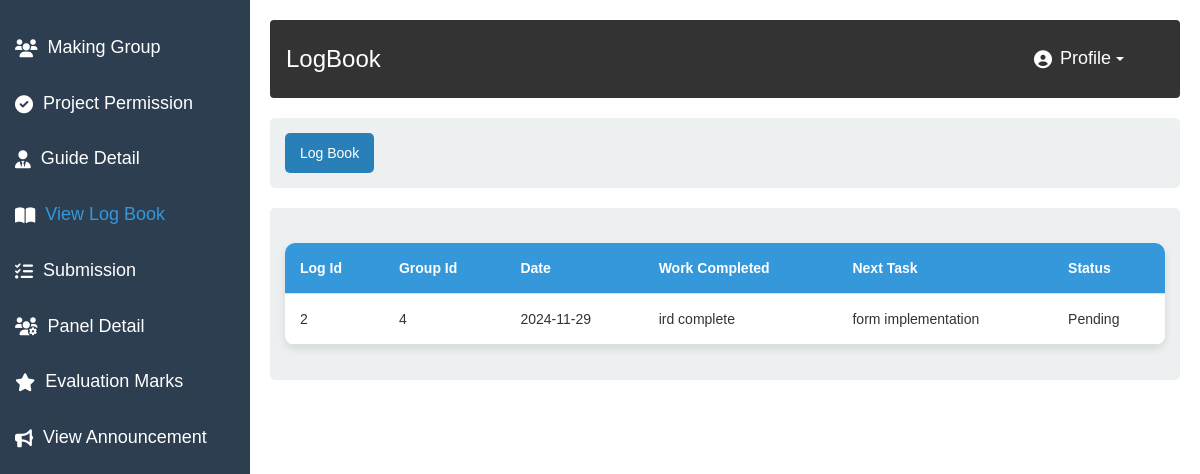
/StudentLogBook.php (signed in), run on the app's committed database.
### tables this page shows
CREATE TABLE `logbook` (
  `id` int(11) NOT NULL,
  `groupid` int(11) DEFAULT NULL,
  `Date` date DEFAULT NULL,
  `WorkComplated` varchar(500) DEFAULT NULL,
  `NextTask` varchar(500) DEFAULT NULL,
  `Status` varchar(100) NOT NULL
);

### StudentLogBook.php (the view, shortened to what this page needs)
<?php
include 'connection.php';
?>
<!DOCTYPE html>
<html lang="en">
    <head>
        <link rel="stylesheet" href="https://maxcdn.bootstrapcdn.com/bootstrap/3.4.1/css/bootstrap.min.css">
        <link rel="stylesheet" href="https://maxcdn.bootstrapcdn.com/bootstrap/3.4.1/css/bootstrap.min.css">
        <link rel="stylesheet" href="https://maxcdn.bootstrapcdn.com/bootstrap/3.4.1/css/bootstrap.min.css">
        <link href="style.css" rel="stylesheet" type="text/css"/>
        <link rel="stylesheet" href="https://cdnjs.cloudflare.com/ajax/libs/font-awesome/6.0.0-beta3/css/all.min.css">
    </head>
    <body>
        <div class="sidebar">
            <a href="StudentMakeGroup.php">
                <i class="fa fa-users"></i>
                <p>Making Group</p>
            </a>
            <a href="StudentProPermission.php">
                <i class="fa fa-check-circle"></i>
                <p>Project Permission</p>
            </a>
            <a href="StudentGuideDetail.php">
                <i class="fa fa-user-tie"></i>
                <p>Guide Detail</p>
            </a>
            <a href="StudentLogBook.php">
                <i class="fa fa-book-open"></i>
                <p class="addsf">View Log Book</p>
            </a>
            <a href="SudentTask.php">
                <i class="fa fa-tasks"></i>
                <p>Submission</p>
            </a>
            <a href="SudentPanelDetail.php">
                <i class="fa fa-users-cog"></i>
                <p>Panel Detail</p>
            </a>
            <a href="StudentEvaluationMark.php">
                <i class="fa fa-star"></i>
                <p>Evaluation Marks</p>
            </a>
            <a href="StudentViewAnnouncement.php">
                <i class="fas fa-bullhorn"></i>
                <p>View Announcement</p>
            </a>
        </div>
        <div class="main-content">
            <div class="navbar">
                <h1 style="margin:0px;padding: 0px;width: 200px;">LogBook</h1>
                <div class="nav-links">
                    <div class="dropdown">
                        <button class="profile-btn" class="dropdown-toggle" type="button" data-toggle="dropdown">
                            <i class="fas fa-user-circle"></i> Profile <span class="caret"></span>
                        </button>
                    </div>
                </div>
            </div>
            <div class="section">
                <button class="bulk-toggle">Log Book</button>
            </div>
            <?php
            $lid = $_SESSION['id'];
            $select = "select groupid from studentgroup where enro1='$lid' or enro2='$lid' or enro3='$lid' or enro4='$lid'";
            $sdata = mysqli_query($c, $select);
            $r = mysqli_fetch_assoc($sdata);
            $groupid = $r['groupid'];
            $log = "select * from LogBook where groupid='$groupid'";
            $logbook = mysqli_query($c, $log);
            ?>
            <div class="section">
                <table class="styled-table" align="center">
                    <thead>
                        <tr class="table-heading-row">
                            <th>Log Id</th>
                            <th>Group Id</th>
                            <th>Date</th>
                            <th>Work Completed</th>
                            <th>Next Task</th>
                            <th>Status</th>
                        </tr>
                    </thead>
                    <tbody>
                        <?php
                        while ($row = mysqli_fetch_assoc($logbook)) {
                            ?>
                            <tr class="table-data-row">
                                <td><?php echo htmlspecialchars($row['id']); ?></td>
                                <td><?php echo htmlspecialchars($row['groupid']); ?></td>
                                <td><?php echo htmlspecialchars($row['Date']); ?></td>
                                <td><?php echo htmlspecialchars($row['WorkComplated']); ?></td>
                                <td><?php echo htmlspecialchars($row['NextTask']); ?></td>
                                <td><?php echo htmlspecialchars($row['Status']); ?></td>
                            </tr>
                        <?php } ?>
                    </tbody>
                </table>
            </div>
        </div>
</body>
</html>

### style.css (style rules this page uses)
* { margin: 0; padding: 0; box-sizing: border-box; }
body { font-family: Arial, sans-serif; background-color: #f4f4f4; }
.navbar { background-color: #333; color: #fff; padding: 15px; display: flex; align-items: center; }
.navbar h1 { margin-left: 20px; font-size: 24px; }
.nav-links { display: flex; margin-right: 20px; }
.sidebar { width: 250px; background-color: #2c3e50; position: fixed; height: 100%; padding-top: 20px; overflow-y: auto; }
.sidebar p { margin: 0px; padding: 0px; }
.sidebar a { padding: 15px; text-decoration: none; font-size: 18px; color: #fff; display: block; display: flex; align-items: center; }
.sidebar a i { margin-right: 10px; }
.main-content { margin-left: 250px; padding: 20px; background-color: #fff; height: 100vh; }
.section { background-color: #ecf0f1; padding: 15px; margin-bottom: 20px; border-radius: 5px; }
button { padding: 10px 15px; background-color: #2980b9; color: #fff; border: none; cursor: pointer; border-radius: 5px; }
i { font-size: 18px; }
.addsf { color: #3498DB; }
.profile-btn { background-color: transparent; color: white; border: none; padding: 10px 20px; font-size: 18px; cursor: pointer; display: flex; align-items: center; }
.profile-btn i { margin-right: 8px; }
.caret { border-top: 4px solid white; margin-left: 5px; }

### StudentLogBook.php (style rules this page uses)
.styled-table { width: 100%; border-collapse: collapse; background-color: #fff; margin: 20px auto; border-radius: 10px; overflow: hidden; box-shadow: 0 4px 8px rgba(0, 0, 0, 0.1); }
.styled-table thead tr { background-color: #3498db; color: #fff; text-align: left; font-weight: bold; }
.styled-table th, .styled-table td { padding: 15px; border-bottom: 1px solid #ddd; }
.styled-table tbody tr:nth-of-type(odd) { background-color: #ffffff; }
.styled-table td { color: #333; }

### data on the page
logbook: id "2", groupid "4", Date "2024-11-29", WorkComplated "ird complete", NextTask "form implementation", Status "Pending"
